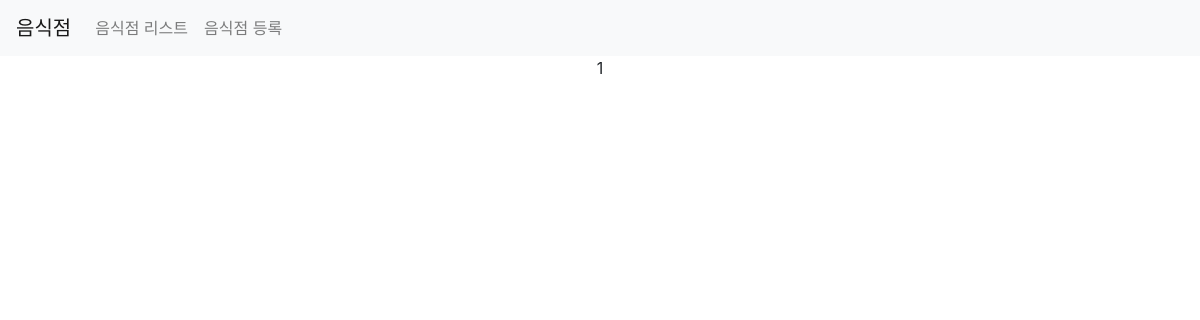
/third/list/, run on an earlier commit of the app's database.
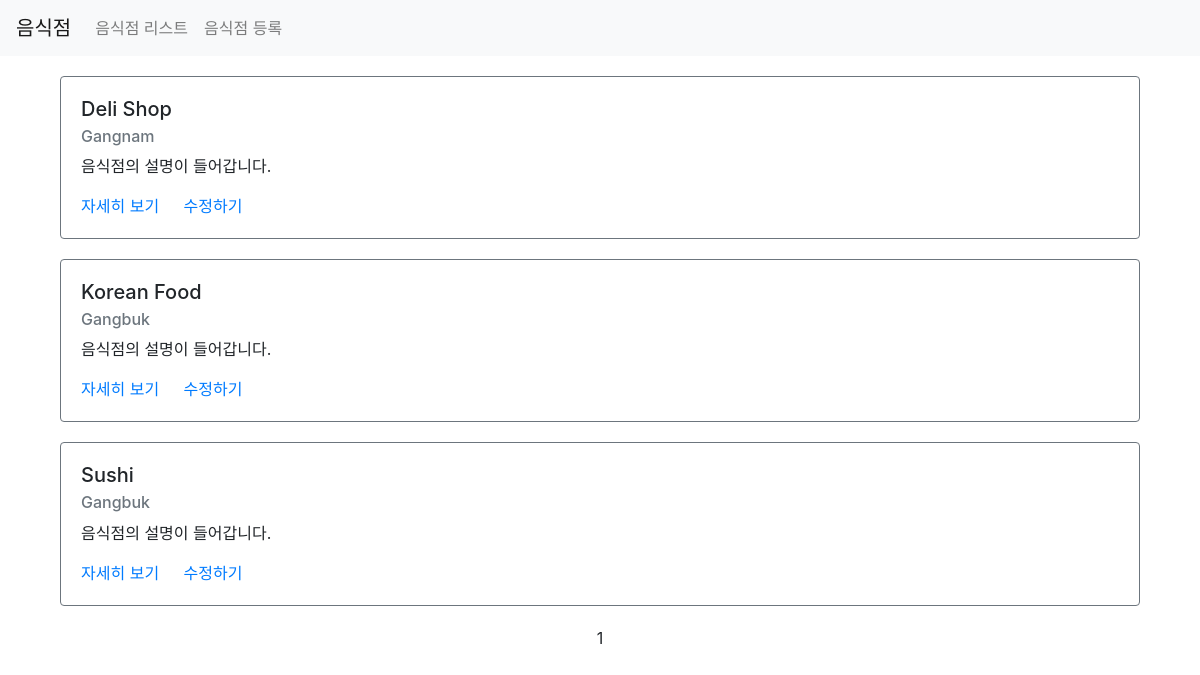
And on a later commit of the database.
### third/models.py (models this page shows)
class Restaurant(models.Model):
    name = models.CharField(max_length=30)
    address = models.CharField(max_length=200)
    created_at = models.DateTimeField(auto_now_add=True)
    updated_at = models.DateTimeField(auto_now=True)

### third/views.py (the view)
# urls.py: path('list/', views.list, name="list"),
def list(request):
    restaurants = Restaurant.objects.all()
    paginator = Paginator(restaurants, 5)
    page = request.GET.get('page')  # third.list?page=1
    items = paginator.get_page(page)
    context = {
        'restaurants': items,
    }
    return render(request, 'third/list.html', context)

### third/templates/third/list.html (shortened to what this page needs)
{% extends 'third/base.html' %}
{% load static %}
{% block content %}
<div class="container">
    {% for item in restaurants %}
    <div class="row restaurant-item" style="margin:20px auto;">
        <div class="col-sm-12">
            <div class="card border-secondary">
              <div class="card-body">
                <h5 class="card-title">{{ item.name }}</h5>
                <h6 class="card-subtitle mb-2 text-muted">{{ item.address }}</h6>
                <p class="card-text">음식점의 설명이 들어갑니다.</p>
                <a href="#" class="card-link">자세히 보기</a>
                <a href="#" class="card-link">수정하기</a>
              </div>
            </div>
        </div>
    </div>
    {% endfor %}
    <div class="row">
        <div class="col-sm-12 text-center">
            <div class="pagination">
                <span class="step-links text-center" style="width:100%;">
                    <span class="current">
                        {{ restaurants.number }}
                    </span>
                </span>
            </div>
        </div>
    </div>
</div>
{% endblock %}

What changed in the data, as far as the page shows it:
added Restaurant: name "Deli Shop", address "Gangnam"
added Restaurant: name "Korean Food", address "Gangbuk"
added Restaurant: name "Sushi", address "Gangbuk"
